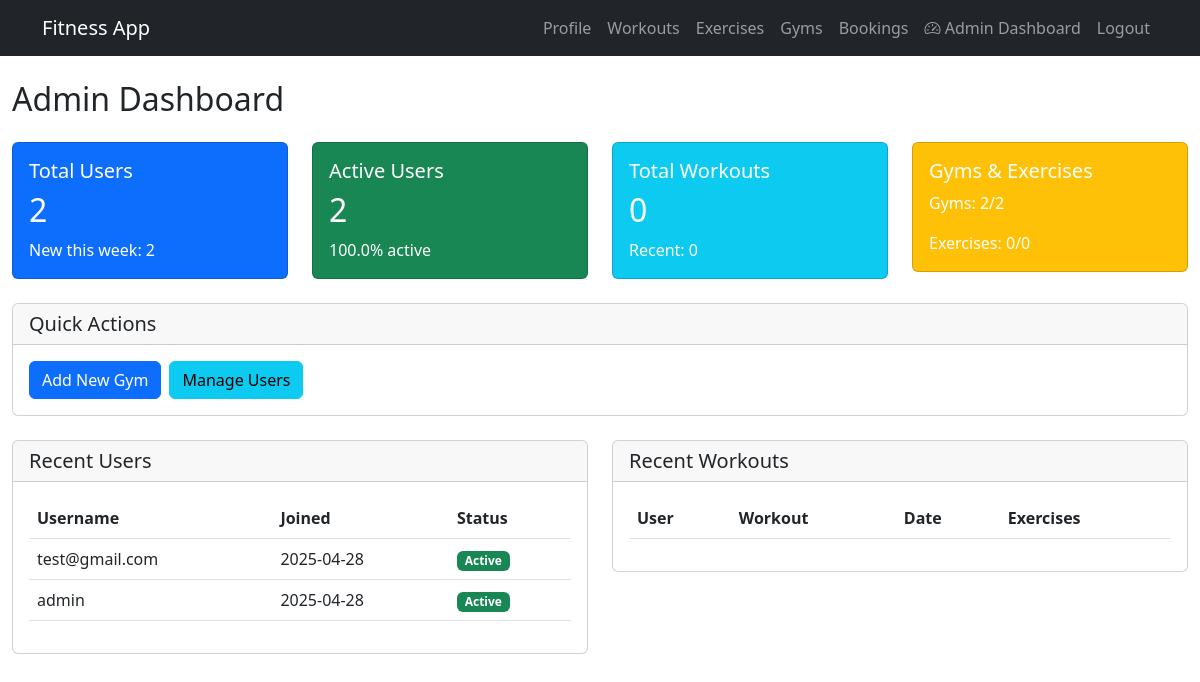
The app's page /admin/dashboard (signed in), older data.
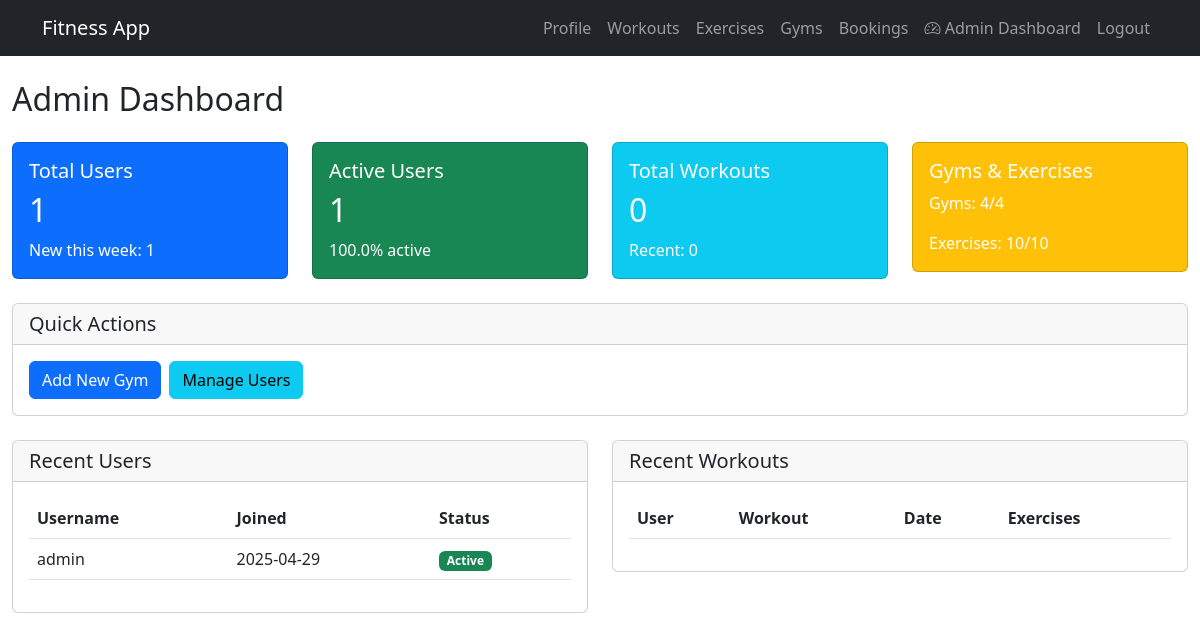
The same page, newer data.
### app/models.py (models this page shows, shortened)
class User(UserMixin, db.Model):
    id = db.Column(db.Integer, primary_key=True)
    username = db.Column(db.String(150), unique=True, nullable=False)
    email = db.Column(db.String(150), unique=True, nullable=False)
    password_hash = db.Column(db.String(150))
    is_admin = db.Column(db.Boolean, default=False)
    is_active = db.Column(db.Boolean, default=True)
    created_at = db.Column(db.DateTime, default=datetime.utcnow)
    workouts = db.relationship('Workout', backref='user', lazy=True)

### app/admin/routes.py (the view)
    def decorated_function(*args, **kwargs):
        if not current_user.is_authenticated or not current_user.is_admin:
            flash('You do not have permission to access this page.', 'danger')
            return redirect(url_for('main.home'))
        return f(*args, **kwargs)

### app/admin/routes.py (called while the page is built)
def admin_required(f):
    def decorated_function(*args, **kwargs):
        if not current_user.is_authenticated or not current_user.is_admin:
            flash('You do not have permission to access this page.', 'danger')
            return redirect(url_for('main.home'))
        return f(*args, **kwargs)
    decorated_function.__name__ = f.__name__
    return decorated_function

### app/models.py (called while the page is built)
@login_manager.user_loader
def load_user(user_id):
    return User.query.get(int(user_id))

### app/templates/admin/dashboard.html (shortened to what the changed rows need)
{% extends "base.html" %}
{% block content %}
<div class="container-fluid mt-4">
    <h2 class="mb-4">Admin Dashboard</h2>
    <div class="row mb-4">
        <div class="col-md-3">
            <div class="card bg-primary text-white">
                <div class="card-body">
                    <h5 class="card-title">Total Users</h5>
                    <h2 class="card-text">{{ total_users }}</h2>
                    <p class="card-text">New this week: {{ new_users }}</p>
                </div>
            </div>
        </div>
        <div class="col-md-3">
            <div class="card bg-success text-white">
                <div class="card-body">
                    <h5 class="card-title">Active Users</h5>
                    <h2 class="card-text">{{ active_users }}</h2>
                    <p class="card-text">{{ (active_users/total_users*100)|round(1) }}% active</p>
                </div>
            </div>
        </div>
        <div class="col-md-3">
            <div class="card bg-info text-white">
                <div class="card-body">
                    <h2 class="card-text">{{ total_workouts }}</h2>
                </div>
            </div>
        </div>
        <div class="col-md-3">
            <div class="card bg-warning text-white">
                <div class="card-body">
                    <h5 class="card-title">Gyms & Exercises</h5>
                    <p class="card-text">Gyms: {{ active_gyms }}/{{ total_gyms }}</p>
                    <p class="card-text">Exercises: {{ active_exercises }}/{{ total_exercises }}</p>
                </div>
            </div>
        </div>
    </div>
    <div class="row">
        <div class="col-md-6">
            <div class="card">
                <div class="card-body">
                    <div class="table-responsive">
                        <table class="table">
                            <thead>
                                <tr>
                                    <th>Username</th>
                                    <th>Joined</th>
                                    <th>Status</th>
                                </tr>
                            </thead>
                            <tbody>
                                {% for user in recent_users %}
                                <tr>
                                    <td>{{ user.username }}</td>
                                    <td>{{ user.created_at.strftime('%Y-%m-%d') }}</td>
                                    <td>
                                        <span class="badge bg-{{ 'success' if user.is_active else 'danger' }}">
                                            {{ 'Active' if user.is_active else 'Inactive' }}
                                        </span>
                                    </td>
                                </tr>
                                {% endfor %}
                            </tbody>
                        </table>
                    </div>
                </div>
            </div>
        </div>
        <div class="col-md-6">
            <div class="card">
                <div class="card-body">
                    <div class="table-responsive">
                        <table class="table">
                            <thead>
                                <tr>
                                    <th>User</th>
                                    <th>Workout</th>
                                    <th>Date</th>
                                    <th>Exercises</th>
                                </tr>
                            </thead>
                        </table>
                    </div>
                </div>
            </div>
        </div>
    </div>
</div>
{% endblock %}

Row changes from the older to the newer data that the page shows:
removed User: username "test@gmail.com", created_at "2025-04-28", is_active "Active"
changed User "admin": created_at "2025-04-28" → "2025-04-29"
Text that changed along with them:
{{ total_users }}: "2" → "1"
{{ new_users }}: "2" → "1"
{{ active_users }}: "2" → "1"
{{ active_gyms }}: "2" → "4"
{{ total_gyms }}: "2" → "4"
{{ active_exercises }}: "0" → "10"
{{ total_exercises }}: "0" → "10"
